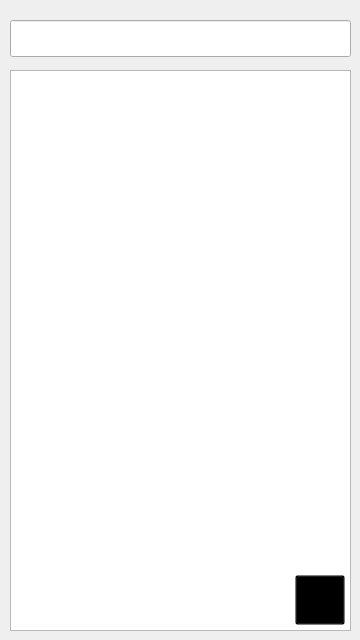
<?xml version="1.0" encoding="UTF-8"?>
<ui version="4.0">
 <class>MainWindow</class>
 <widget class="QMainWindow" name="MainWindow">
  <property name="geometry">
   <rect>
    <x>0</x>
    <y>0</y>
    <width>360</width>
    <height>640</height>
   </rect>
  </property>
  <property name="windowTitle">
   <string>MainWindow</string>
  </property>
  <property name="styleSheet">
   <string notr="true"/>
  </property>
  <widget class="QWidget" name="centralwidget">
   <widget class="QListWidget" name="listWidget">
    <property name="geometry">
     <rect>
      <x>10</x>
      <y>70</y>
      <width>341</width>
      <height>561</height>
     </rect>
    </property>
   </widget>
   <widget class="QLineEdit" name="pesquisa">
    <property name="geometry">
     <rect>
      <x>10</x>
      <y>20</y>
      <width>341</width>
      <height>37</height>
     </rect>
    </property>
    <property name="placeholderText">
     <string/>
    </property>
    <property name="clearButtonEnabled">
     <bool>false</bool>
    </property>
   </widget>
   <widget class="QFrame" name="frame">
    <property name="geometry">
     <rect>
      <x>280</x>
      <y>570</y>
      <width>71</width>
      <height>61</height>
     </rect>
    </property>
    <property name="styleSheet">
     <string notr="true">background-color: transparent;</string>
    </property>
    <property name="frameShape">
     <enum>QFrame::StyledPanel</enum>
    </property>
    <property name="frameShadow">
     <enum>QFrame::Raised</enum>
    </property>
    <widget class="QPushButton" name="addNew">
     <property name="geometry">
      <rect>
       <x>15</x>
       <y>5</y>
       <width>50</width>
       <height>50</height>
      </rect>
     </property>
     <property name="styleSheet">
      <string notr="true">QPushButton{
background-color: transparent;
border-image: url(:/new/icons/plus-circle-fill.png);
}

QPushButton:hover{
	background-color: #E1E1E1;
border-radius:  20px;
}
</string>
     </property>
     <property name="text">
      <string/>
     </property>
    </widget>
   </widget>
   <widget class="QLabel" name="label">
    <property name="geometry">
     <rect>
      <x>318</x>
      <y>26</y>
      <width>25</width>
      <height>25</height>
     </rect>
    </property>
    <property name="text">
     <string/>
    </property>
    <property name="pixmap">
     <pixmap resource="pics.qrc">:/new/icons/search.png</pixmap>
    </property>
    <property name="scaledContents">
     <bool>true</bool>
    </property>
   </widget>
  </widget>
 </widget>
 <resources>
  <include location="pics.qrc"/>
 </resources>
 <connections/>
</ui>
